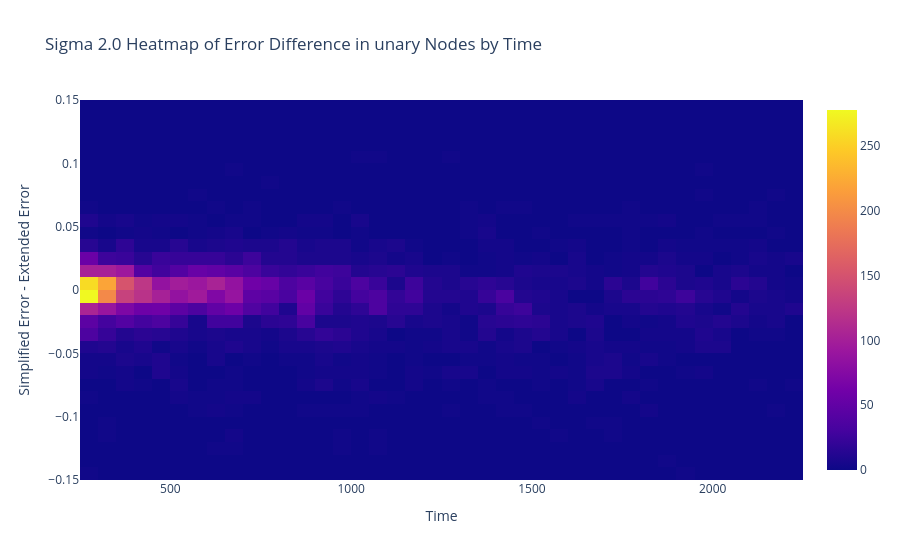

The cell this chart's notebook holds for it:
### Code cell
heat_map(S2_0_unary, data[2.0][0]['static_info'], "unary")

### Figure 1 — Plotly figure (JSON) as saved in the notebook; plotly's stock layout.template omitted (floating-point values rounded to 4 significant figures; data arrays with more than 128 entries replaced by an {"elided": "..."} marker saying what was removed)
{"data": [{"autobinx": false, "autobiny": false, "histnorm": "density", "type": "histogram2d", "x": {"elided": "32506 float values"}, "xbins": {"end": 2250, "size": 50, "start": 250}, "y": {"elided": "32506 float values"}, "ybins": {"end": 0.15, "size": 0.01, "start": -0.15}}], "layout": {"title": {"text": "Sigma 2.0 Heatmap of Error Difference in unary Nodes by Time"}, "xaxis": {"title": {"text": "Time"}}, "yaxis": {"title": {"text": "Simplified Error - Extended Error"}}}}
